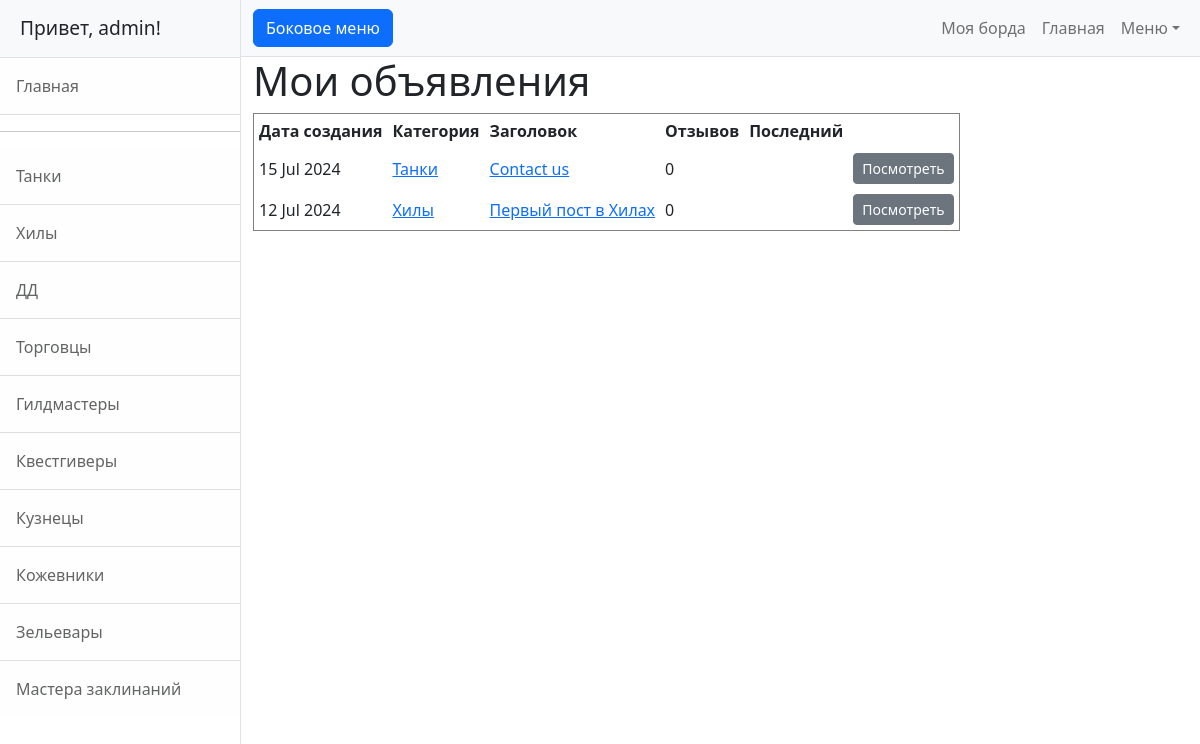
The page /board_alt/admin (signed in) on the database as committed earlier.
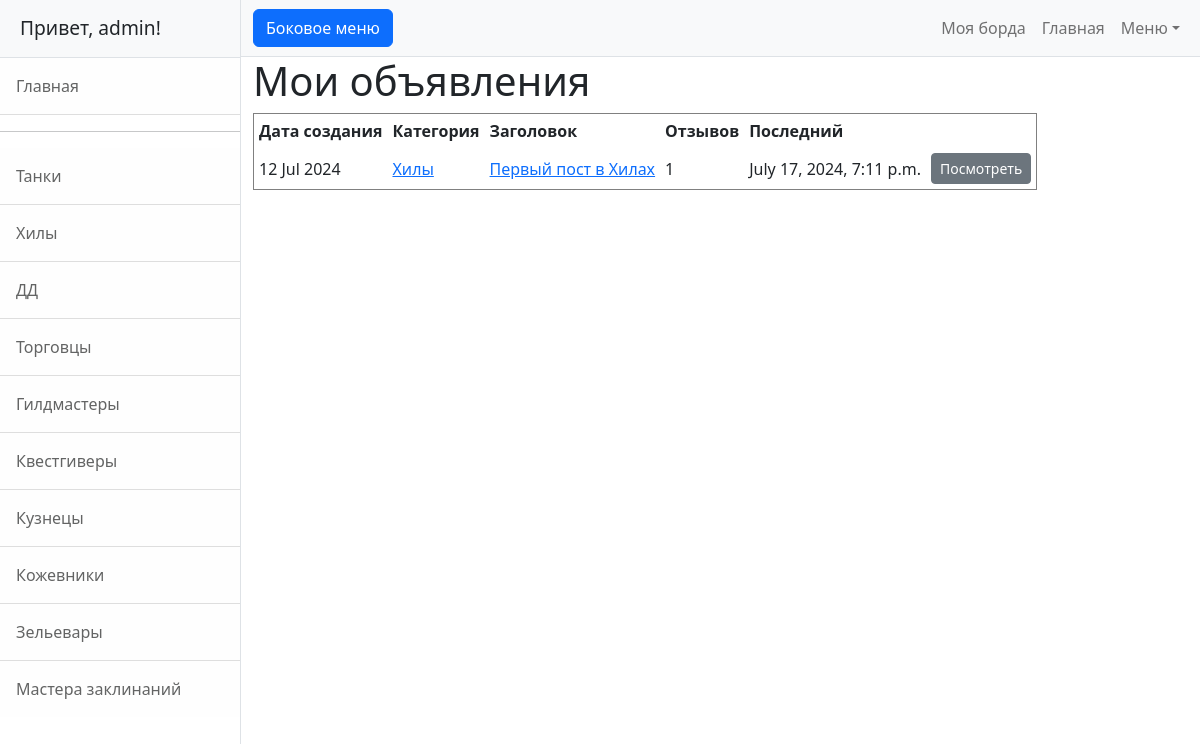
The same page on the database as committed later.
### board/models.py (models this page shows, shortened)
class Post(models.Model):
    CATEGORIES = [
        ('TA', 'Танки'),
        ('HI', 'Хилы'),
        ('DD', 'ДД'),
        ('TO', 'Торговцы'),
        ('GI', 'Гилдмастеры'),
        ('KV', 'Квестгиверы'),
        ('KU', 'Кузнецы'),
        ('KO', 'Кожевники'),
        ('ZE', 'Зельевары'),
        ('MA', 'Мастера заклинаний'),
    ]
    title = models.CharField(max_length=255, unique=True)
    content = models.TextField()
    author = models.ForeignKey(User, on_delete=models.CASCADE)
    created = models.DateTimeField(auto_now_add=True)
    category = models.CharField(max_length=2, choices=CATEGORIES)
    replies = models.ManyToManyField('Reply', blank=True, related_name='replies')

class Reply(models.Model):
    author = models.ForeignKey(User, on_delete=models.CASCADE)
    created = models.DateTimeField(auto_now_add=True)
    post = models.ForeignKey(Post, on_delete=models.CASCADE)
    text = models.TextField()
    accept = models.BooleanField(default=False)

### board/views.py (the view)
# urls.py: path('board_alt/<str:username>', BoardPostsList.as_view(), name='board_posts'),
class BoardPostsList(LoginRequiredMixin, ListView):
    model = Post
    ordering = '-created'
    template_name = 'board_posts.html'
    context_object_name = 'posts'
    paginate_by = 10
    def get_queryset(self):
        queryset = super().get_queryset()
        if self.request.method == "GET":
            return queryset.filter(author=self.request.user)
        return Post.objects.none()
    def dispatch(self, request, *args, **kwargs):  # Проверка чтобы можно было войти только в свою борду
        if request.user.username != self.kwargs['username']:
            return HttpResponseRedirect(reverse_lazy('board', args=[request.user.username]))
        return super().dispatch(request, *args, **kwargs)

### templates/board_posts.html (shortened to what this page needs)
{% extends 'flatpages/default.html' %}
{% load custom_filters %}
{% block content %}
    <h1>Мои объявления</h1>
{% if posts %}
    <table cellspacing="10" cellpadding="5" border="1">
        <tr>
            <td><b>Дата создания</b></td>
            <td><b>Категория</b></td>
            <td><b>Заголовок</b></td>
            <td><b>Отзывов</b></td>
            <td><b>Последний</b></td>
            <td></td>
        </tr>
        {% for post in posts %}
        <tr>
            <td>{{ post.created|date:"d M Y" }}</td>
            <td><a href="{% url 'category_list' post.category %}">{{ post.get_category_display }}</a></td>
            <td><a href="{% url 'post_details' post.id %}">{{ post.title|censor }}</a></td>
            <td>{{ post.replies.all|length }}</td>
            <td>{{ post.replies.last.created }}</td>
            <td><a href="{% url 'board_post_replies' request.user.username post.id %}" class="btn btn-secondary btn-sm">Посмотреть</a></td>
        </tr>
        {% endfor %}
    </table>
{% else %}
  <h2>Объявлений нет</h2>
{% endif %}
{% endblock content %}

Rows that differ between the two databases and show on the page:
no longer on this page (row edited): Post: created "15 Jul 2024", category "Танки", title|censor "Contact us", replies.all|length "0"
shown differently, row unchanged: Post "Хилы": replies.all|length "0" → "1"; replies.last.created (not shown) → "July 17, 2024, 7:11 p.m."
